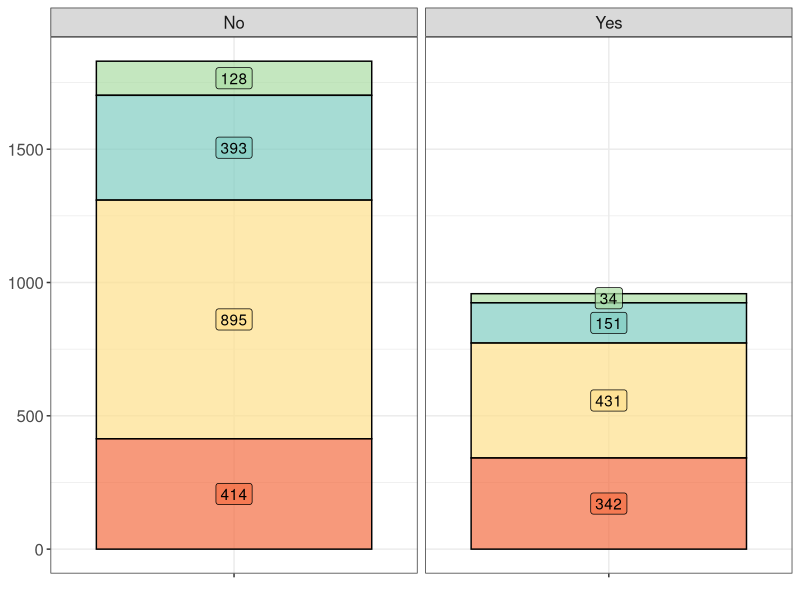
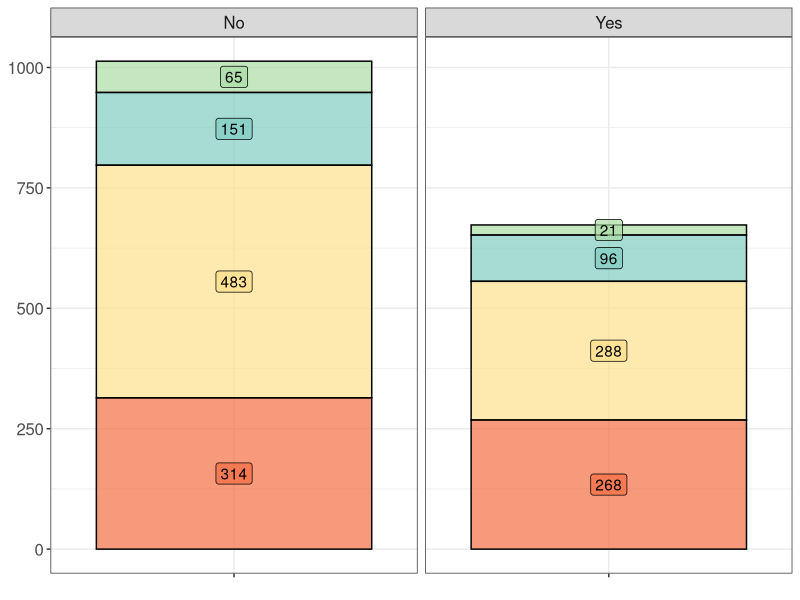

These figures' R source, in order: (Note: this script raises an error after producing the figures.)
rm(list=ls())
library(here)
library(tidyverse)
library(vegan)
library(lattice)
library(ggpubr)
library(png)
library(cowplot)
library(ordinal)


db <- read.csv2(here("data/Final Datasets", "final.tidy.traits.csv" ))

db.res <- db %>% 
  filter(Species != "Lupinus polyphyllus") %>% 
  filter(Species != "Rubus fruticosus") %>% 
  filter(Species != "Glebionis segetum") %>% 
  #filter(!is.na(Management.dependent)) %>% 
  mutate(County=as.factor(County)) %>% 
  mutate(Lupin=as.factor(Lupin)) %>%  
  #mutate(Management.dependent=as.factor(Management.dependent)) %>% 
  mutate(Competitive =as.factor(Competitive)) %>% 
  mutate(Nutriphilous=as.factor(Nutriphilous)) %>% 
  mutate(sum.comp.nutr=as.factor(sum.comp.nutr)) %>% 
  mutate(sum.reclassified=as.factor(sum.reclassified)) %>% 
  mutate(Seminat.grassland.spp=as.factor(Seminat.grassland.spp)) %>% 
  mutate(sum.reclassified = dplyr::recode(sum.reclassified, "0"= "Very poor competitor")) %>% 
  mutate(sum.reclassified = dplyr::recode(sum.reclassified, "1"= "Poor competitor")) %>% 
  mutate(sum.reclassified = dplyr::recode(sum.reclassified, "2"= "Moderate competitor")) %>% 
  mutate(sum.reclassified = dplyr::recode(sum.reclassified, "3"= "Strong competitor"))
str(db.res)

traits <- db.res[, c(1,2,4,5,15,22,23,24,25,26)]

# Pies 
# all
gg <- traits %>% 
  group_by(Lupin, sum.reclassified) %>% 
  summarise(abund = sum(Occurrences))
gg

pie.all <- ggplot(gg, aes(x = "", y= abund, fill=sum.reclassified)) + geom_col(color="black") +# + coord_polar(theta = "y") +
  facet_wrap(vars(Lupin), nrow =1) + 
  geom_label(aes(label = abund), position = position_stack(vjust = 0.5), show.legend = FALSE) +
  scale_fill_manual(values=alpha(c("#abdda4", "#80cdc1", "#fee08b", "#f46d43"),0.7)) +
  theme_bw()+
  theme(axis.title.x = element_blank(), axis.title.y = element_blank(), legend.position = "", 
        axis.text.y = element_text(size = 12), strip.text.x = element_text(size = 12),
        legend.text=element_text(size=rel(3)), legend.title=element_text(size=rel(3)))+
  labs(fill="")
pie.all 

legend <-  cowplot::get_legend(pie.all)
as_ggplot(legend) + labs(fill="")

# Per county
uppland <- traits %>% filter(County == "Uppsala")

gg.upp <- uppland %>% 
  filter(County == "Uppsala") %>% 
  group_by(County, Lupin, sum.reclassified) %>% 
  summarise(abund = sum(Occurrences))
gg.upp

pie.upp <- ggplot(gg.upp, aes(x = "", y= abund, fill=sum.reclassified)) + geom_col(color="black") + #coord_polar(theta = "y") +
  facet_wrap(vars(Lupin), nrow =1) + 
  geom_label(aes(label = abund), position = position_stack(vjust = 0.5), show.legend = FALSE) +
  scale_fill_manual(values=alpha(c("#abdda4", "#80cdc1", "#fee08b", "#f46d43"),0.7)) +
  theme_bw()+
  theme(axis.title.x = element_blank(), axis.title.y = element_blank(), 
        axis.text.y = element_text(size = 12), strip.text.x = element_text(size = 12),
        legend.position = "none")
pie.upp 

värmland <- traits %>% filter(County == "Värmland")

gg.värm <- värmland %>% 
  group_by(Lupin, sum.reclassified) %>% 
  group_by(County, Lupin, sum.reclassified) %>% 
  summarise(abund = sum(Occurrences))
gg.värm

pie.värm <- ggplot(gg.värm, aes(x = "", y= abund, fill=sum.reclassified)) + geom_col(color="black") + #coord_polar(theta = "y") +
  facet_wrap(vars(Lupin), nrow =1) + 
  geom_label(aes(label = abund), position = position_stack(vjust = 0.5), show.legend = FALSE) +
  scale_fill_manual(values=alpha(c("#abdda4", "#80cdc1", "#fee08b", "#f46d43"),0.7)) +
  theme_bw()+
  theme(axis.title.x = element_blank(), axis.title.y = element_blank(), 
        axis.text.y = element_text(size = 12), strip.text.x = element_text(size = 12),
        legend.position = "none")
pie.värm 

